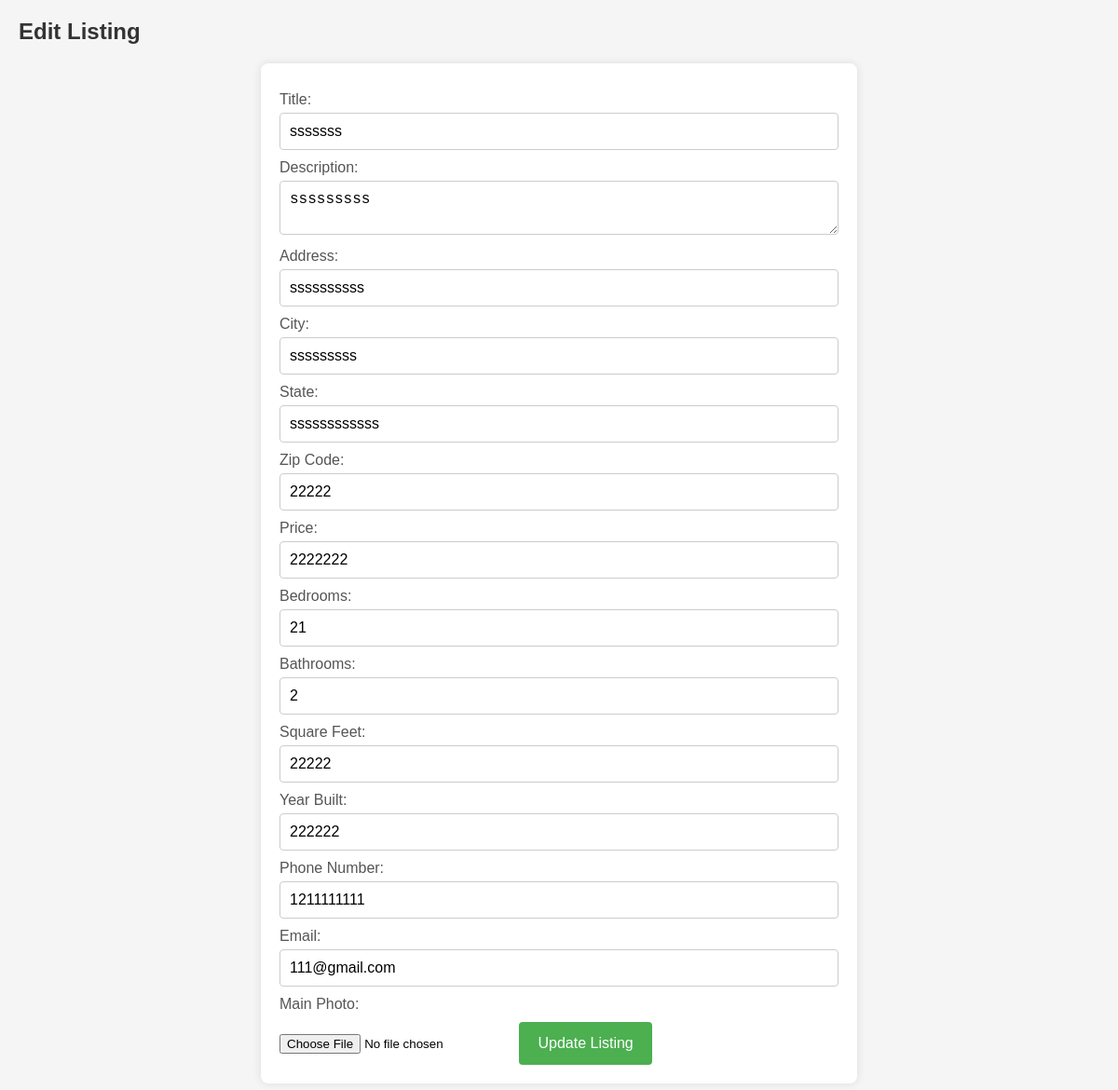
Screenshot of /edit_listing/5/ with the database file from the repository.
### accounts/models.py (models this page shows, shortened)
class Listing(models.Model):
    seller = models.ForeignKey(settings.AUTH_USER_MODEL, on_delete=models.CASCADE)
    title = models.CharField(max_length=200)
    description = models.TextField()
    address = models.CharField(max_length=200)
    city = models.CharField(max_length=100)
    state = models.CharField(max_length=100)
    zip_code = models.CharField(max_length=10)
    price = models.IntegerField()
    bedrooms = models.IntegerField()
    bathrooms = models.IntegerField()
    square_feet = models.IntegerField()
    year_built = models.IntegerField()
    photo_main = models.ImageField(upload_to='property_photos')
    photo_1 = models.ImageField(blank=True, upload_to='property_photos')
    photo_2 = models.ImageField(blank=True, upload_to='property_photos')
    photo_3 = models.ImageField(blank=True, upload_to='property_photos')
    photo_4 = models.ImageField(blank=True, upload_to='property_photos')
    photo_5 = models.ImageField(blank=True, upload_to='property_photos')
    photo_6 = models.ImageField(blank=True, upload_to='property_photos')
    is_published = models.BooleanField(default=True)
    list_date = models.DateTimeField(auto_now_add=True)
    phone_number = models.CharField(max_length=15, blank=False, null=True)
    email = models.EmailField(blank=False, null=True)

### accounts/views.py (the view, shortened to what this page needs)
# urls.py: path('edit_listing/<int:listing_id>/', views.edit_listing, name='edit_listing'),
def edit_listing(request, listing_id):
    listing = get_object_or_404(Listing, id=listing_id)
    return render(request, 'accounts/edit_listing.html', {'listing': listing})

### accounts/templates/accounts/edit_listing.html (shortened to what this page needs)
<!DOCTYPE html>
<html lang="en">
<head>
</head>
<body>
    <h2>Edit Listing</h2>
    <form method="post">
        <label for="title">Title:</label>
        <input type="text" id="title" name="title" value="{{ listing.title }}" required>
        <label for="description">Description:</label>
        <textarea id="description" name="description" required>{{ listing.description }}</textarea>
        <label for="address">Address:</label>
        <input type="text" id="address" name="address" value="{{ listing.address }}" required>
        <label for="city">City:</label>
        <input type="text" id="city" name="city" value="{{ listing.city }}" required>
        <label for="state">State:</label>
        <input type="text" id="state" name="state" value="{{ listing.state }}" required>
        <label for="zip_code">Zip Code:</label>
        <input type="text" id="zip_code" name="zip_code" value="{{ listing.zip_code }}" required>
        <label for="price">Price:</label>
        <input type="text" id="price" name="price" value="{{ listing.price }}" required>
        <label for="bedrooms">Bedrooms:</label>
        <input type="number" id="bedrooms" name="bedrooms" value="{{ listing.bedrooms }}" required>
        <label for="bathrooms">Bathrooms:</label>
        <input type="number" id="bathrooms" name="bathrooms" value="{{ listing.bathrooms }}" required>
        <label for="square_feet">Square Feet:</label>
        <input type="number" id="square_feet" name="square_feet" value="{{ listing.square_feet }}" required>
        <label for="year_built">Year Built:</label>
        <input type="number" id="year_built" name="year_built" value="{{ listing.year_built }}" required>
        <label for="phone_number">Phone Number:</label>
        <input type="text" id="phone_number" name="phone_number" value="{{listing.phone_number}}">
        <label for="email">Email:</label>
        <input type="email" id="email" name="email" value="{{listing.email}}">
        <label for="photo_main">Main Photo:</label>
        <input type="file" id="photo_main" name="photo_main" accept="image/*">
        <button type="submit">Update Listing</button>
    </form>
</body>
</html>

### accounts/templates/accounts/edit_listing.html (style rules this page uses)
body { font-family: Arial, sans-serif; background-color: #f5f5f5; margin: 0; padding: 20px; }
h2 { font-size: 24px; color: #333; margin-top: 0; }
form { background-color: #fff; border-radius: 8px; box-shadow: 0 0 10px rgba(0, 0, 0, 0.1); padding: 20px; max-width: 600px; margin: 0 auto; }
label { display: block; margin-top: 10px; font-size: 16px; color: #555; }
input[type="text"], input[type="number"], input[type="email"], textarea, select { width: 100%; padding: 10px; margin-top: 5px; border: 1px solid #ccc; border-radius: 4px; box-sizing: border-box; font-size: 16px; }
input[type="file"] { margin-top: 5px; }
button[type="submit"] { background-color: #4CAF50; color: white; padding: 14px 20px; margin-top: 10px; border: none; border-radius: 4px; cursor: pointer; font-size: 16px; }

### rows the page displays
Listing: title "sssssss", description "sssssssss", address "ssssssssss", city "sssssssss", state "ssssssssssss", zip_code "22222", price "2222222", bedrooms "21", bathrooms "2", square_feet "22222", year_built "222222", phone_number "1211111111", email "111@gmail.com"
